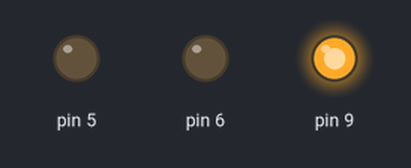
The sketch below on a simulated Arduino Uno, built with avr-gcc and run on an emulated ATmega328P. Shown: output pins drawn as LEDs (lit = HIGH).

Above: at 0.2 s.
At 1.2 s:
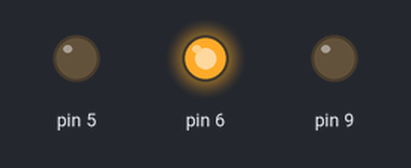
At 2.2 s:
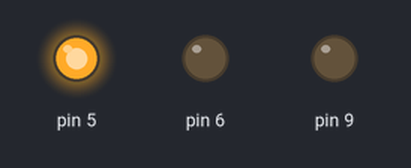
At 5.7 s:
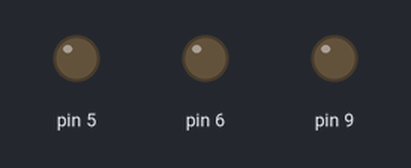
Timing chart, 0 to 6.9 s (numbered marks = the images above):
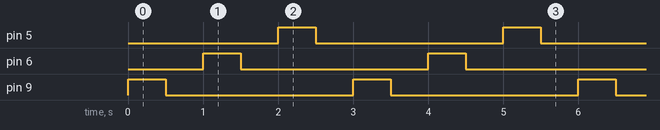

The sketch:

activity_2.1.ino
```cpp
// C++ code
//
void setup()
{
  pinMode(9, OUTPUT);
  pinMode(6, OUTPUT);
  pinMode(5, OUTPUT);
}

void loop()
{
  digitalWrite(9, HIGH);
  delay(500); // Wait for 500 millisecond(s)
  digitalWrite(9, LOW);
  delay(500); // Wait for 500 millisecond(s)
  digitalWrite(6, HIGH);
  delay(500); // Wait for 500 millisecond(s)
  digitalWrite(6, LOW);
  delay(500); // Wait for 500 millisecond(s)
  digitalWrite(5, HIGH);
  delay(500); // Wait for 500 millisecond(s)
  digitalWrite(5, LOW);
  delay(500);
}
```

Measured:
- by itself, pin 5, pin 6, pin 9: alternates HIGH for 0.50 s and LOW for 2.5 s
- by itself, everything shown: repeats every 3.0 s, in 6 steps
